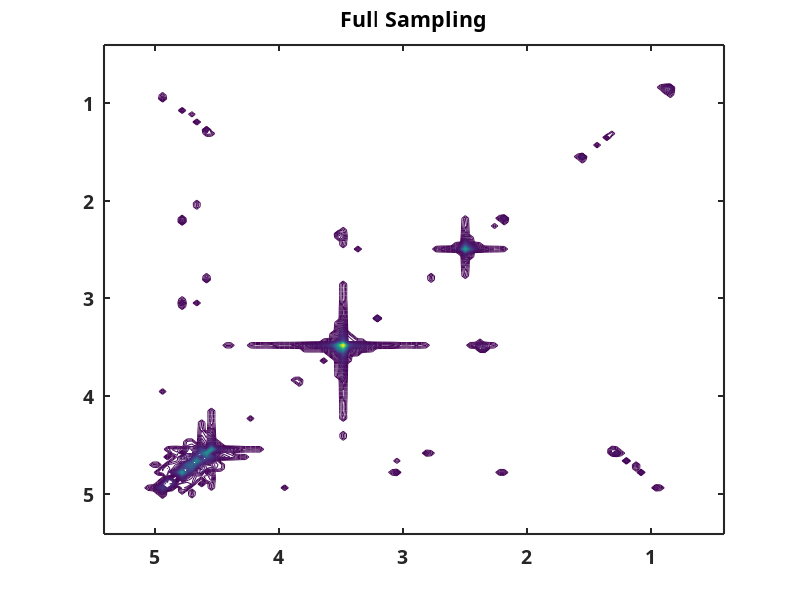

The MATLAB script that drew this image: (Note: this script raises an error after producing the figure.)
%% Author: Enping Lin, Ze Fang, Bo Chen
%% Contact: enpinglin@qq.com
%% Date: 2024-01-26
%% This script is to reproduce 1H-1H symmetrical spectra reconstruction using SCREEN.
%% The spectra data are obtained from 128*128 1H-1H projection of the COSY-TOCSY spectrum of azithromycin.
%%
clear classes
clear,close all,clc
addpath('data')
addpath('function')
addpath('mask')
addpath('operator')
load('azithromycin.mat')

%% fully sampled data
[N1,N2] = size(Spec2D_Ideal);
ppm1 = linspace(0.41,5.41,N1);
ppm2 = linspace(0.41,5.41,N2);
figure,contour(ppm1,ppm2,(Spec2D_Ideal),(linspace(0,1,150)))
set (gca,'xdir','reverse','ydir','reverse','box','on','linewidth',1.5,'fontsize',14,'fontname','Calibri','fontweight','bold');
title('Full Sampling')

%% mask generation 
load mask_azithromycin.mat

%% NUS data generation
Fid = ifft2(Spec2D_Ideal);
FidNus = Fid;
FidNus(mask==0) = [];
FidNus = FidNus(:);

%% SCREEN
rel_tol = 1e-5;
lambda = 0.001;

para.FidNus = FidNus;
para.mask = mask;
para.rel_tol = rel_tol;
para.lambda = lambda;
    
Rec_X = SCREEN(para);
    
lam = num2str(para.lambda);
figure,contour(ppm1,ppm2,Rec_X,linspace(0,1,150));
set (gca,'xdir','reverse','ydir','reverse','box','on','linewidth',1.5,'fontsize',14,'fontname','Calibri','fontweight','bold');
title('SCREEN Reconstruction')

%% diagonal peak analysis
RecS = real(Rec_X)./max(max(real(Rec_X))); % normalization
IdeS = real(Spec2D_Ideal)./max(max(real(Spec2D_Ideal)));
[pks,locs,w,p] = findpeaks(diag(RecS),'minpeakheight',0.02); % find diagonal peaks
bnd1 = floor(locs-w/2);
bnd2 = ceil(locs+w/2);  % find diagonal peak range

for it =1:length(locs) % compute peak intensity
    IdeS_diagPInt(it) = sum(sum(IdeS(bnd1(it):bnd2(it),bnd1(it):bnd2(it))));
    RecS_diagPInt(it) = sum(sum(RecS(bnd1(it):bnd2(it),bnd1(it):bnd2(it))));
end

RLNE_Diag = norm(IdeS_diagPInt-RecS_diagPInt)/norm(IdeS_diagPInt);

%% cross peak analysis
IdePeak = [];
RecPeak = [];
[ B ] = BDiagOnes( N1,10 ); %find diagonal peaks area
DiagFlag = logical(  B  );
IdeS_RevDiag = IdeS.*(~DiagFlag);
RecS_RevDiag = RecS.*(~DiagFlag);
bwm = ((IdeS_RevDiag+IdeS_RevDiag.')/2>0.02);
bwm = bwareaopen(bwm,1);
[L,num] = bwlabel(bwm);

for it = 1: num
    Temp = find(L==it);
    IdePeak(it) = sum(IdeS_RevDiag(Temp ),'all');
    RecPeak(it) = sum(RecS_RevDiag(Temp ),'all');
end    

RLNE_Cross = norm(IdePeak-RecPeak)/norm(IdePeak);

%% loc_Ideal
[temp_IIdeal,temp_locIdeal] = findpeaks(IdeS(:),'minpeakheight',0.005);
pIdeal = 0*IdeS;
pIdeal(temp_locIdeal) = 1;
[temp_rIdeal,temp_cIdeal] = find(pIdeal);
rIdeal = ppm2(temp_rIdeal)';
cIdeal = ppm1(temp_cIdeal)';
locIdeal = [rIdeal cIdeal];

%% loc_Rec
[temp_IRec,temp_locRec] = findpeaks(RecS(:),'minpeakheight',0.005);
pRec = 0*RecS;
pRec(temp_locRec) = 1;
[temp_rRec,temp_cRec] = find(pRec);
rRec = ppm2(temp_rRec)';
cRec = ppm1(temp_cRec)';
locSCREEN = [rRec cRec];

Rec_SCREEN = RecS;
